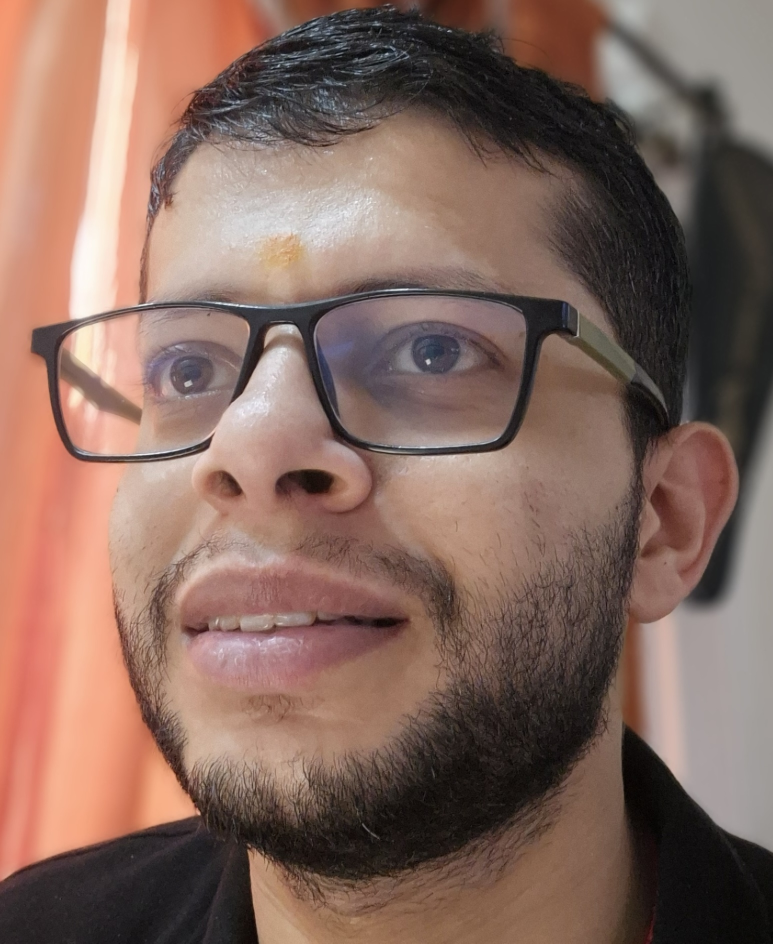
#> input picture data/raw/subject_1/0.png, 1546 x 1887 px (shown at 1/2 size); its folder holds only this picture in this run
$ python train.py
#> lines starting #> are read from the running program, lines starting #| are printed output that depends on the picture
### app/dataset.py
# Responsibilities
    # Load images
    # Preprocess (grayscale, resize, normalize, flatten)
    # Build X, y
    # Split train/test

from pathlib import Path
from PIL import Image
from collections import defaultdict
from typing import Tuple
import numpy as np
import matplotlib.pyplot as plt

# Step 1: convert image to grayscale
def load_image_grayscale(image_path: Path) -> np.ndarray:
    """
    Load an image and convert it to grayscale.
    :param image_path: Description
    :type image_path: Path

    Returns: image (H, W) as NumPy array
    :rtype: ndarray
    """

    with Image.open(image_path) as img:
#> img is the input picture: PIL image 1546x1887 RGB; mean R, G, B 133.1, 104.5, 93.9
        gray_img = img.convert("L")         # L = luminance (grayscale)
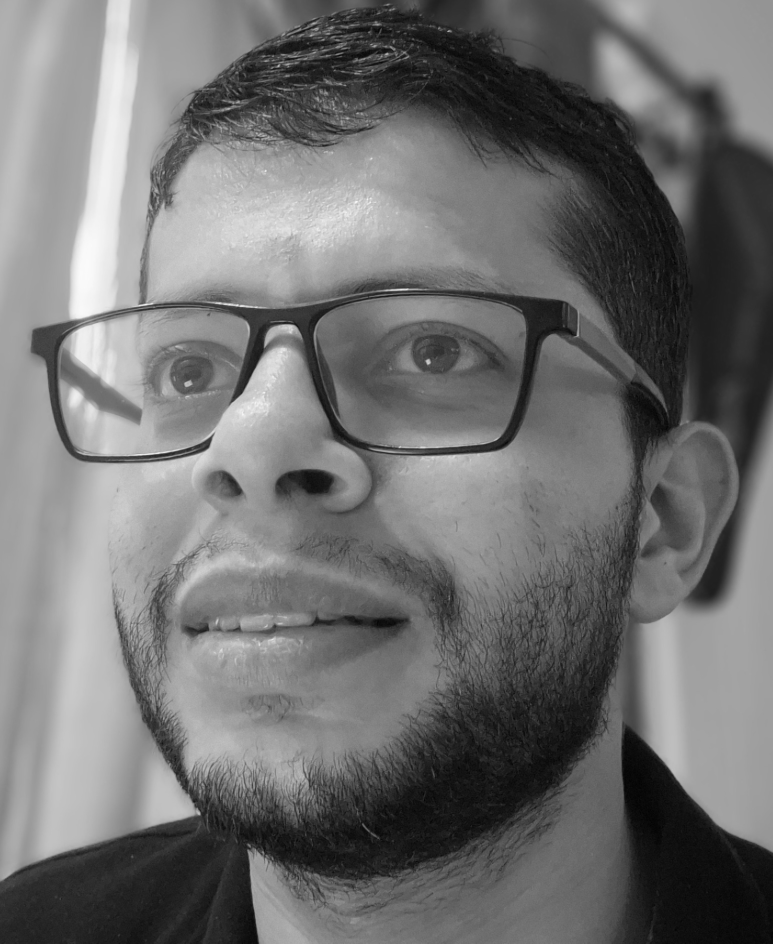
#> gray_img: PIL image 1546x1887 L (shown at 1/2 size); min 0, max 252, mean 111.9
        image_array = np.array(gray_img)

        # This does exactly what PCA/LDA (models Intensity structure not color semantics) expects :
            # Converts RGB → single-channel intensity
            # Uses a standard luminance formula (not a naïve average)
            # Produces a 2D array (H, W)
            # Keeps values as uint8 (0–255)

    return image_array


# This is what we want at this stage
    # images = [img1, img2, img3, ...]   # each img is (H, W)
    # labels = [0, 0, 1, 2, ...]

# Why resizing is mandatory
    # PCA/LDA require fixed-length vectors
    # Different image sizes → invalid data matrix
    # 100 * 100 is ok
    # enough facial detail
    # 10,000 dimensions
    # Eigenfaces still interpretable
    # fast experimentation

    # Later experiment with
    # 80 * 80
    # 112 * 92 (ORL-style)

# Step 2: Resize and normalize grayscale image
target_size = (100, 100)  # (width, height)

def resize_and_normalize(image: np.ndarray) -> np.ndarray:
    """
    Resize a grayscale image and normalize pixel values.

    Input:
        iamge: (H, W) uint8 array

    Output:
        image: (100, 100) float32 array in range [0, 1]
    """

    # Resize
    # image was a NumPy array (H, W)
    # Resizing is an image-processing operation
    # PIL provides:
    # Interpolation methods (bilinear, bicubic, etc.)
    # Correct geometric handling
    img_pil = Image.fromarray(image)        # converts numpy array to raw pixel data to process it using PIL
    img_resized = img_pil.resize(target_size, Image.BILINEAR)
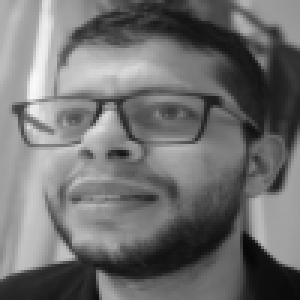
#> img_resized: PIL image 100x100 L (shown 3 times larger); min 7, max 249, mean 111.9

    # Data form after resizing
    # Shape: (100, 100) (fixed)
    # Type: still uint8
    # Range: [0, 255]

    # Normalization - converts pixel values from 0-255 to 0.0-1.0 converts type to flaot32
    # Convert to NumPy
    img_array = np.array(img_resized, dtype=np.float64)

    # Normalize to [0, 1]
    img_array /= 255.0

    # Data form
    # Shape: (100, 100)
    # Type: float32
    # Range: [0.0, 1.0]

    # Each pixel now answers:
    # “What fraction of maximum brightness is this?”

    # This is numerical conditioning, not visual change.

    return img_array


# Step 3: Flatten normalized image
def flatten_image(image: np.ndarray) -> np.ndarray:
    """
    Flatten a 2D image into a 1D feature vector.

    Input:
        iamge: (H, W) float32 array in range [0, 1]

    Output:
        vector: (H*W, ) array
    """

    return image.flatten()


# Step 4: build dataset

DATA_DIR = Path("data/raw")

def build_dataset():
    """
    Build feature matrix X and label vector y from data/raw/.

    Return:
        X: (N, D) numpy array
        y: (N, ) numpy array
    """

    X = []
    y = []

    # Sort folders to keep label assignment stable
    subject_dirs = sorted([d for d in DATA_DIR.iterdir() if d.is_dir()])

    for label, subject_dir in enumerate(subject_dirs):
        image_paths = sorted(subject_dir.glob("*.png"))

        for img_path in image_paths:
            # 1. Load grayscale image
            image_gray = load_image_grayscale(img_path)

            # 2. Resize and normalize image
            image_resized = resize_and_normalize(image_gray)

            # 3. Flatten image
            image_vector = flatten_image(image_resized)
#> image_vector = 10000 values, max 0.976 at index 2711, min 0.0275 at index 8382, mean 0.439

            # 4. Append
            X.append(image_vector)
            y.append(label)
#> pass 2 of the loop in build_dataset, `for label, subject_dir in enumerate(subject_dirs):`:
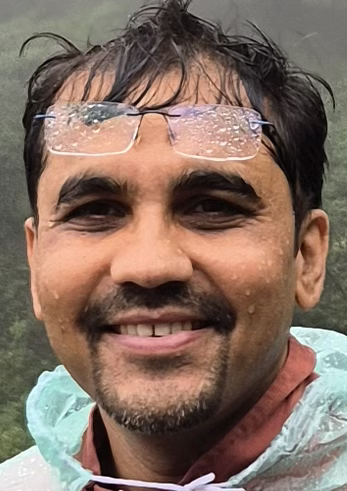
#> input picture data/raw/subject_2/0.png, 347 x 491 px
#> in load_image_grayscale, img is the input picture: PIL image 347x491 RGB; mean R, G, B 131.3, 109.9, 97.6
#> in load_image_grayscale (call 2), `gray_img = img.convert("L")`:
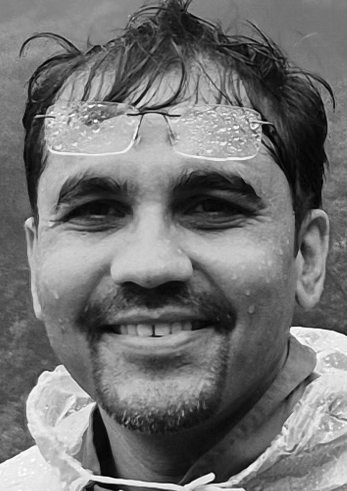
#> gray_img: PIL image 347x491 L; min 1, max 255, mean 114.9
#> in resize_and_normalize (call 2), `img_resized = img_pil.resize(target_size, Image.BILINEAR)`:
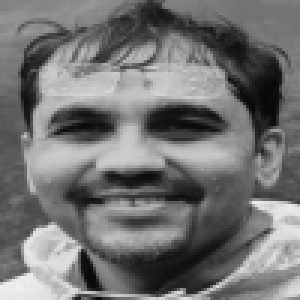
#> img_resized: PIL image 100x100 L (shown 3 times larger); min 8, max 241, mean 114.9
#> image_vector = 10000 values, max 0.945 at index 9309, min 0.0314 at index 3288, mean 0.451
#> in main, `X, y = build_dataset()`: y = [0, 1]

    return np.array(X), np.array(y)

# Step 5: Split Dataset

def train_test_split_stratified(
    X: np.ndarray,                  # feature matrix Shape: (N, D)
    y: np.ndarray,                  # labels Shape: (N, )   N: no. of images
    test_ratio: float = 0.3,        # 30% images go to test per subject
    seed: int = 42                  # ensures reproducibility same split every run
) -> Tuple[np.ndarray, np.ndarray, np.ndarray, np.ndarray]:

    """
    Perform image-level stratified train/test split

    Returns:
        X_train, X_test, Y_train, Y_test
    """
#> called with X = array of shape (2, 10000), y = array of shape (2,), test_ratio = 0.3, seed = 42

    rng = np.random.default_rng(seed)

    # Group indices by label
    label_to_indices = defaultdict(list)
    for idx, label in enumerate(y):
        label_to_indices[label].append(idx)
#> this loop made 2 passes
#> label on passes 1 to 2: 0, 1

    train_indices = []
    test_indices = []

    for label, indices in label_to_indices.items():
        indices = np.array(indices)
        rng.shuffle(indices)

        split_point = int(len(indices) * (1-test_ratio))
        train_indices.extend(indices[:split_point])
        test_indices.extend(indices[split_point:])

    # Shuffle final indices (importatant)
    rng.shuffle(train_indices)
    rng.shuffle(test_indices)

    return (
        X[train_indices],
        X[test_indices],
        y[train_indices],
        y[test_indices]
    )

# [49 lines of commented-out code are left out]

### app/train.py
# from pathlib import Path
import numpy as np
import yaml
import matplotlib.pyplot as plt

from app.dataset import build_dataset, train_test_split_stratified
from core.pca import fit_pca, project, reconstruct
from core.lda import fit_lda
from app.evaluate import (evaluate_model, compare_pca_vs_lda, select_klda_via_validation,
                          accuracy_k_pca_plot, accuracy_k_lda_plot)

def load_config(path ="configs/config.yaml"):
    with open(path, "r") as f:
        return yaml.safe_load(f)

def main():
    cfg = load_config()

    # -----------------------
    # 1. Load dataset
    # -----------------------
    X, y = build_dataset()
    X_train, X_test, y_train, y_test = train_test_split_stratified(
        X, y,
        test_ratio = cfg["split"]["test_ratio"],
        seed = cfg["split"]["seed"]
    )
#> X_train = empty array; y_train = empty array; y_test = [1, 0]

    # -----------------------
    # 2. PCA (Eigenfaces)
    # -----------------------
    if not cfg["pca"]["enabled"]:
        raise ValueError("PCA must be enabled before LDA.")

    k_pca = cfg["pca"]["k"]
    num_classes = len(np.unique(y_train))
#> num_classes = 0
    max_pca_dim = X_train.shape[0] - num_classes
#> max_pca_dim = 0

    if k_pca > max_pca_dim:
#> (the run stopped early here; a loop or call above may not have finished)
